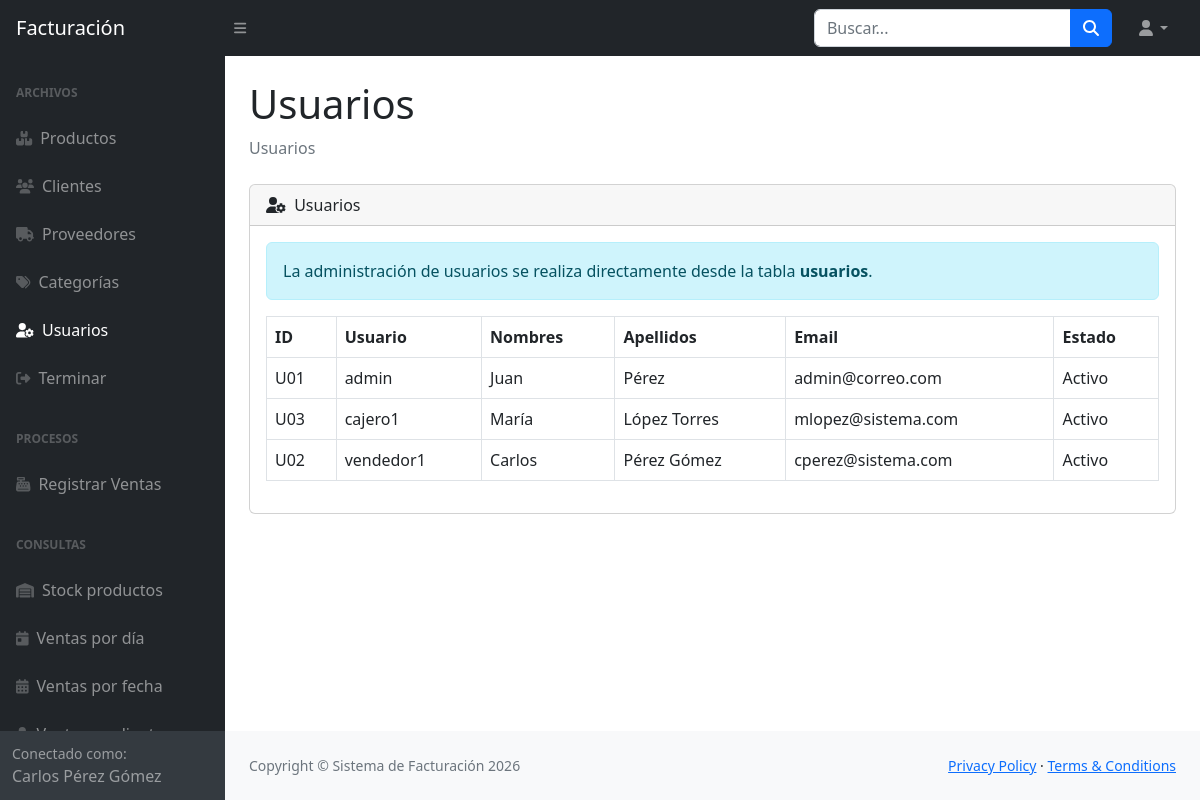
/vista/usuarios.php (signed in), run on the app's committed database.
### tables this page shows
CREATE TABLE `usuarios` (
  `idusuario` varchar(3) NOT NULL,
  `nomusuario` varchar(15) DEFAULT NULL,
  `password` varchar(255) DEFAULT NULL,
  `apellidos` varchar(64) DEFAULT NULL,
  `nombres` varchar(64) DEFAULT NULL,
  `email` varchar(64) DEFAULT NULL,
  `estado` char(1) DEFAULT NULL
);

### vista/common.php (called while the page is built, shortened)
<?php
function safe($text) {
    return htmlspecialchars($text, ENT_QUOTES, 'UTF-8');
}
function fetchRows($mysqli, $sql, $types = '', $params = []) {
    $stmt = $mysqli->prepare($sql);
    $stmt->execute();
    $result = $stmt->get_result();
    $rows = [];
    while ($row = $result->fetch_assoc()) {
        $rows[] = $row;
    }
    return $rows;
}

### vista/usuarios.php (the view, shortened to what this page needs)
<?php
require_once 'common.php';
$users = fetchRows($mysqli, 'SELECT idusuario, nomusuario, nombres, apellidos, email, estado FROM usuarios ORDER BY nomusuario');
require 'header.php';
?>
                        <div class="card mb-4">
                            <div class="card-header">
                                <i class="fas fa-user-cog me-1"></i>
                                Usuarios
                            </div>
                            <div class="card-body">
                                <div class="alert alert-info">La administración de usuarios se realiza directamente desde la tabla <strong>usuarios</strong>.</div>
                                <div class="table-responsive">
                                    <table class="table table-bordered" id="datatablesSimple">
                                        <thead>
                                            <tr>
                                                <th>ID</th>
                                                <th>Usuario</th>
                                                <th>Nombres</th>
                                                <th>Apellidos</th>
                                                <th>Email</th>
                                                <th>Estado</th>
                                            </tr>
                                        </thead>
                                        <tbody>
                                            <?php foreach ($users as $user): ?>
                                                <tr>
                                                    <td><?php echo safe($user['idusuario']); ?></td>
                                                    <td><?php echo safe($user['nomusuario']); ?></td>
                                                    <td><?php echo safe($user['nombres']); ?></td>
                                                    <td><?php echo safe($user['apellidos']); ?></td>
                                                    <td><?php echo safe($user['email']); ?></td>
                                                    <td><?php echo $user['estado'] === '1' ? 'Activo' : 'Inactivo'; ?></td>
                                                </tr>
                                            <?php endforeach; ?>
                                        </tbody>
                                    </table>
                                </div>
                            </div>
                        </div>
<?php require 'footer.php'; ?>

### data on the page
usuarios: idusuario "U01", nomusuario "admin", nombres "Juan", apellidos "Pérez", email "admin@correo.com", estado "Activo"
usuarios: idusuario "U03", nomusuario "cajero1", nombres "María", apellidos "López Torres", email "mlopez@sistema.com", estado "Activo"
usuarios: idusuario "U02", nomusuario "vendedor1", nombres "Carlos", apellidos "Pérez Gómez", email "cperez@sistema.com", estado "Activo"

### other printed values
safe($_SESSION['user']['fullname'] ?? $_SESSION['user']['username']) "Carlos Pérez Gómez"
safe($pageTitle) "Usuarios"
